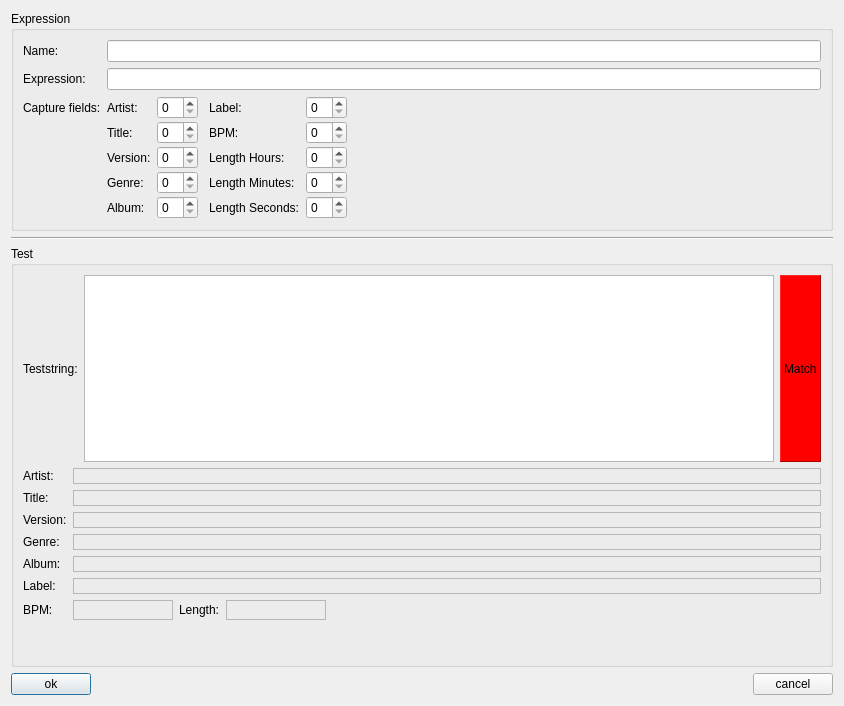
<?xml version="1.0" encoding="UTF-8"?>
<ui version="4.0">
 <class>RegExpEditClass</class>
 <widget class="QDialog" name="RegExpEditClass">
  <property name="windowModality">
   <enum>Qt::ApplicationModal</enum>
  </property>
  <property name="geometry">
   <rect>
    <x>0</x>
    <y>0</y>
    <width>844</width>
    <height>706</height>
   </rect>
  </property>
  <property name="windowTitle">
   <string>Properties</string>
  </property>
  <property name="windowIcon">
   <iconset resource="../../resources.qrc">
    <normaloff>:/logo/resources/icon64.png</normaloff>:/logo/resources/icon64.png</iconset>
  </property>
  <layout class="QVBoxLayout" name="verticalLayout">
   <item>
    <widget class="QGroupBox" name="formGroupBox_2">
     <property name="title">
      <string>Expression</string>
     </property>
     <layout class="QFormLayout" name="formLayout_2">
      <item row="0" column="0">
       <widget class="QLabel" name="label">
        <property name="text">
         <string>Name:</string>
        </property>
       </widget>
      </item>
      <item row="0" column="1">
       <widget class="QLineEdit" name="lineEdit"/>
      </item>
      <item row="1" column="0">
       <widget class="QLabel" name="label_2">
        <property name="text">
         <string>Expression:</string>
        </property>
       </widget>
      </item>
      <item row="1" column="1">
       <widget class="QLineEdit" name="lineEdit_2"/>
      </item>
      <item row="2" column="0">
       <widget class="QLabel" name="label_3">
        <property name="text">
         <string>Capture fields:</string>
        </property>
       </widget>
      </item>
      <item row="2" column="1">
       <layout class="QHBoxLayout" name="horizontalLayout_2">
        <item>
         <layout class="QFormLayout" name="formLayout">
          <property name="horizontalSpacing">
           <number>6</number>
          </property>
          <property name="verticalSpacing">
           <number>2</number>
          </property>
          <item row="0" column="0">
           <widget class="QLabel" name="label_4">
            <property name="text">
             <string>Artist:</string>
            </property>
           </widget>
          </item>
          <item row="3" column="0">
           <widget class="QLabel" name="label_7">
            <property name="text">
             <string>Genre:</string>
            </property>
           </widget>
          </item>
          <item row="4" column="0">
           <widget class="QLabel" name="label_12">
            <property name="text">
             <string>Album:</string>
            </property>
           </widget>
          </item>
          <item row="0" column="1">
           <widget class="QSpinBox" name="capture_artist">
            <property name="sizePolicy">
             <sizepolicy hsizetype="Preferred" vsizetype="Fixed">
              <horstretch>0</horstretch>
              <verstretch>0</verstretch>
             </sizepolicy>
            </property>
           </widget>
          </item>
          <item row="1" column="1">
           <widget class="QSpinBox" name="capture_title">
            <property name="sizePolicy">
             <sizepolicy hsizetype="Preferred" vsizetype="Fixed">
              <horstretch>0</horstretch>
              <verstretch>0</verstretch>
             </sizepolicy>
            </property>
           </widget>
          </item>
          <item row="2" column="1">
           <widget class="QSpinBox" name="capture_version">
            <property name="sizePolicy">
             <sizepolicy hsizetype="Preferred" vsizetype="Fixed">
              <horstretch>0</horstretch>
              <verstretch>0</verstretch>
             </sizepolicy>
            </property>
           </widget>
          </item>
          <item row="3" column="1">
           <widget class="QSpinBox" name="capture_genre">
            <property name="sizePolicy">
             <sizepolicy hsizetype="Preferred" vsizetype="Fixed">
              <horstretch>0</horstretch>
              <verstretch>0</verstretch>
             </sizepolicy>
            </property>
           </widget>
          </item>
          <item row="4" column="1">
           <widget class="QSpinBox" name="capture_album">
            <property name="sizePolicy">
             <sizepolicy hsizetype="Preferred" vsizetype="Fixed">
              <horstretch>0</horstretch>
              <verstretch>0</verstretch>
             </sizepolicy>
            </property>
           </widget>
          </item>
          <item row="2" column="0">
           <widget class="QLabel" name="label_6">
            <property name="text">
             <string>Version:</string>
            </property>
           </widget>
          </item>
          <item row="1" column="0">
           <widget class="QLabel" name="label_16">
            <property name="text">
             <string>Title:</string>
            </property>
           </widget>
          </item>
         </layout>
        </item>
        <item>
         <layout class="QFormLayout" name="formLayout_4">
          <property name="verticalSpacing">
           <number>2</number>
          </property>
          <property name="leftMargin">
           <number>5</number>
          </property>
          <item row="0" column="0">
           <widget class="QLabel" name="label_8">
            <property name="text">
             <string>Label:</string>
            </property>
           </widget>
          </item>
          <item row="0" column="1">
           <widget class="QSpinBox" name="capture_label"/>
          </item>
          <item row="1" column="0">
           <widget class="QLabel" name="label_13">
            <property name="text">
             <string>BPM:</string>
            </property>
           </widget>
          </item>
          <item row="2" column="0">
           <widget class="QLabel" name="label_9">
            <property name="text">
             <string>Length Hours:</string>
            </property>
           </widget>
          </item>
          <item row="3" column="0">
           <widget class="QLabel" name="label_10">
            <property name="text">
             <string>Length Minutes:</string>
            </property>
           </widget>
          </item>
          <item row="4" column="0">
           <widget class="QLabel" name="label_11">
            <property name="text">
             <string>Length Seconds:</string>
            </property>
           </widget>
          </item>
          <item row="1" column="1">
           <widget class="QSpinBox" name="capture_bpm"/>
          </item>
          <item row="2" column="1">
           <widget class="QSpinBox" name="capture_hours"/>
          </item>
          <item row="3" column="1">
           <widget class="QSpinBox" name="capture_minutes"/>
          </item>
          <item row="4" column="1">
           <widget class="QSpinBox" name="capture_seconds"/>
          </item>
         </layout>
        </item>
        <item>
         <spacer name="horizontalSpacer_2">
          <property name="orientation">
           <enum>Qt::Horizontal</enum>
          </property>
          <property name="sizeHint" stdset="0">
           <size>
            <width>40</width>
            <height>20</height>
           </size>
          </property>
         </spacer>
        </item>
       </layout>
      </item>
     </layout>
    </widget>
   </item>
   <item>
    <widget class="Line" name="line">
     <property name="orientation">
      <enum>Qt::Horizontal</enum>
     </property>
    </widget>
   </item>
   <item>
    <widget class="QGroupBox" name="groupBox">
     <property name="sizePolicy">
      <sizepolicy hsizetype="Preferred" vsizetype="Expanding">
       <horstretch>0</horstretch>
       <verstretch>0</verstretch>
      </sizepolicy>
     </property>
     <property name="title">
      <string>Test</string>
     </property>
     <layout class="QVBoxLayout" name="verticalLayout_2">
      <item>
       <layout class="QHBoxLayout" name="horizontalLayout_3">
        <item>
         <widget class="QLabel" name="label_14">
          <property name="text">
           <string>Teststring:</string>
          </property>
         </widget>
        </item>
        <item>
         <widget class="QPlainTextEdit" name="plainTextEdit"/>
        </item>
        <item>
         <widget class="QLabel" name="match_indicator">
          <property name="styleSheet">
           <string notr="true">background: red;</string>
          </property>
          <property name="frameShape">
           <enum>QFrame::Panel</enum>
          </property>
          <property name="frameShadow">
           <enum>QFrame::Raised</enum>
          </property>
          <property name="text">
           <string>Match</string>
          </property>
         </widget>
        </item>
       </layout>
      </item>
      <item>
       <layout class="QFormLayout" name="formLayout_3">
        <property name="fieldGrowthPolicy">
         <enum>QFormLayout::AllNonFixedFieldsGrow</enum>
        </property>
        <item row="0" column="0">
         <widget class="QLabel" name="label_15">
          <property name="text">
           <string>Artist:</string>
          </property>
         </widget>
        </item>
        <item row="0" column="1">
         <widget class="QLabel" name="test_artist">
          <property name="frameShape">
           <enum>QFrame::StyledPanel</enum>
          </property>
          <property name="frameShadow">
           <enum>QFrame::Plain</enum>
          </property>
          <property name="text">
           <string/>
          </property>
         </widget>
        </item>
        <item row="1" column="0">
         <widget class="QLabel" name="label_5">
          <property name="text">
           <string>Title:</string>
          </property>
         </widget>
        </item>
        <item row="1" column="1">
         <widget class="QLabel" name="test_title">
          <property name="frameShape">
           <enum>QFrame::StyledPanel</enum>
          </property>
          <property name="frameShadow">
           <enum>QFrame::Plain</enum>
          </property>
          <property name="text">
           <string/>
          </property>
         </widget>
        </item>
        <item row="2" column="0">
         <widget class="QLabel" name="label_17">
          <property name="text">
           <string>Version:</string>
          </property>
         </widget>
        </item>
        <item row="2" column="1">
         <widget class="QLabel" name="test_version">
          <property name="frameShape">
           <enum>QFrame::StyledPanel</enum>
          </property>
          <property name="frameShadow">
           <enum>QFrame::Plain</enum>
          </property>
          <property name="text">
           <string/>
          </property>
         </widget>
        </item>
        <item row="3" column="0">
         <widget class="QLabel" name="label_18">
          <property name="text">
           <string>Genre:</string>
          </property>
         </widget>
        </item>
        <item row="3" column="1">
         <widget class="QLabel" name="test_genre">
          <property name="frameShape">
           <enum>QFrame::StyledPanel</enum>
          </property>
          <property name="frameShadow">
           <enum>QFrame::Plain</enum>
          </property>
          <property name="text">
           <string/>
          </property>
         </widget>
        </item>
        <item row="4" column="0">
         <widget class="QLabel" name="label_19">
          <property name="text">
           <string>Album:</string>
          </property>
         </widget>
        </item>
        <item row="4" column="1">
         <widget class="QLabel" name="test_album">
          <property name="frameShape">
           <enum>QFrame::StyledPanel</enum>
          </property>
          <property name="frameShadow">
           <enum>QFrame::Plain</enum>
          </property>
          <property name="text">
           <string/>
          </property>
         </widget>
        </item>
        <item row="5" column="0">
         <widget class="QLabel" name="label_20">
          <property name="text">
           <string>Label:</string>
          </property>
         </widget>
        </item>
        <item row="5" column="1">
         <widget class="QLabel" name="test_label">
          <property name="frameShape">
           <enum>QFrame::StyledPanel</enum>
          </property>
          <property name="frameShadow">
           <enum>QFrame::Plain</enum>
          </property>
          <property name="text">
           <string/>
          </property>
         </widget>
        </item>
        <item row="6" column="0">
         <widget class="QLabel" name="label_21">
          <property name="text">
           <string>BPM:</string>
          </property>
         </widget>
        </item>
        <item row="6" column="1">
         <layout class="QHBoxLayout" name="horizontalLayout_4">
          <property name="spacing">
           <number>6</number>
          </property>
          <item>
           <widget class="QLabel" name="test_bpm">
            <property name="minimumSize">
             <size>
              <width>100</width>
              <height>0</height>
             </size>
            </property>
            <property name="frameShape">
             <enum>QFrame::StyledPanel</enum>
            </property>
            <property name="frameShadow">
             <enum>QFrame::Plain</enum>
            </property>
            <property name="text">
             <string/>
            </property>
           </widget>
          </item>
          <item>
           <widget class="QLabel" name="label_22">
            <property name="text">
             <string>Length:</string>
            </property>
           </widget>
          </item>
          <item>
           <widget class="QLabel" name="test_length">
            <property name="minimumSize">
             <size>
              <width>100</width>
              <height>0</height>
             </size>
            </property>
            <property name="frameShape">
             <enum>QFrame::StyledPanel</enum>
            </property>
            <property name="frameShadow">
             <enum>QFrame::Plain</enum>
            </property>
            <property name="text">
             <string/>
            </property>
           </widget>
          </item>
          <item>
           <spacer name="horizontalSpacer_3">
            <property name="orientation">
             <enum>Qt::Horizontal</enum>
            </property>
            <property name="sizeHint" stdset="0">
             <size>
              <width>40</width>
              <height>20</height>
             </size>
            </property>
           </spacer>
          </item>
         </layout>
        </item>
       </layout>
      </item>
      <item>
       <spacer name="verticalSpacer">
        <property name="orientation">
         <enum>Qt::Vertical</enum>
        </property>
        <property name="sizeHint" stdset="0">
         <size>
          <width>20</width>
          <height>40</height>
         </size>
        </property>
       </spacer>
      </item>
     </layout>
    </widget>
   </item>
   <item>
    <layout class="QHBoxLayout" name="horizontalLayout">
     <item>
      <widget class="QPushButton" name="okButton">
       <property name="text">
        <string>ok</string>
       </property>
       <property name="icon">
        <iconset resource="../../resources.qrc">
         <normaloff>:/icons/resources/button_ok.png</normaloff>:/icons/resources/button_ok.png</iconset>
       </property>
       <property name="iconSize">
        <size>
         <width>16</width>
         <height>16</height>
        </size>
       </property>
       <property name="default">
        <bool>true</bool>
       </property>
       <property name="flat">
        <bool>false</bool>
       </property>
      </widget>
     </item>
     <item>
      <spacer name="horizontalSpacer">
       <property name="orientation">
        <enum>Qt::Horizontal</enum>
       </property>
       <property name="sizeHint" stdset="0">
        <size>
         <width>40</width>
         <height>20</height>
        </size>
       </property>
      </spacer>
     </item>
     <item>
      <widget class="QPushButton" name="cancelButton">
       <property name="text">
        <string>cancel</string>
       </property>
       <property name="icon">
        <iconset resource="../../resources.qrc">
         <normaloff>:/icons/resources/cancel.png</normaloff>:/icons/resources/cancel.png</iconset>
       </property>
       <property name="iconSize">
        <size>
         <width>16</width>
         <height>16</height>
        </size>
       </property>
      </widget>
     </item>
    </layout>
   </item>
  </layout>
 </widget>
 <resources>
  <include location="../../resources.qrc"/>
 </resources>
 <connections/>
</ui>
